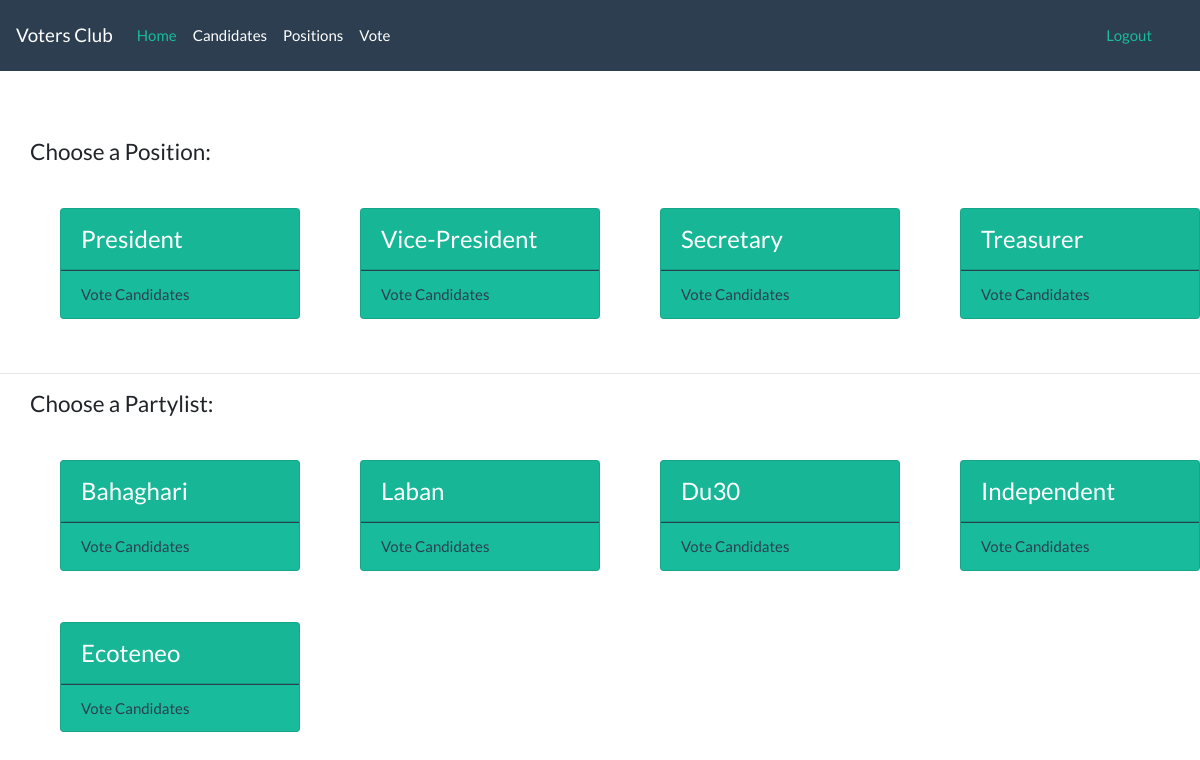
The app's page /votes/vote/ (signed in), older data.
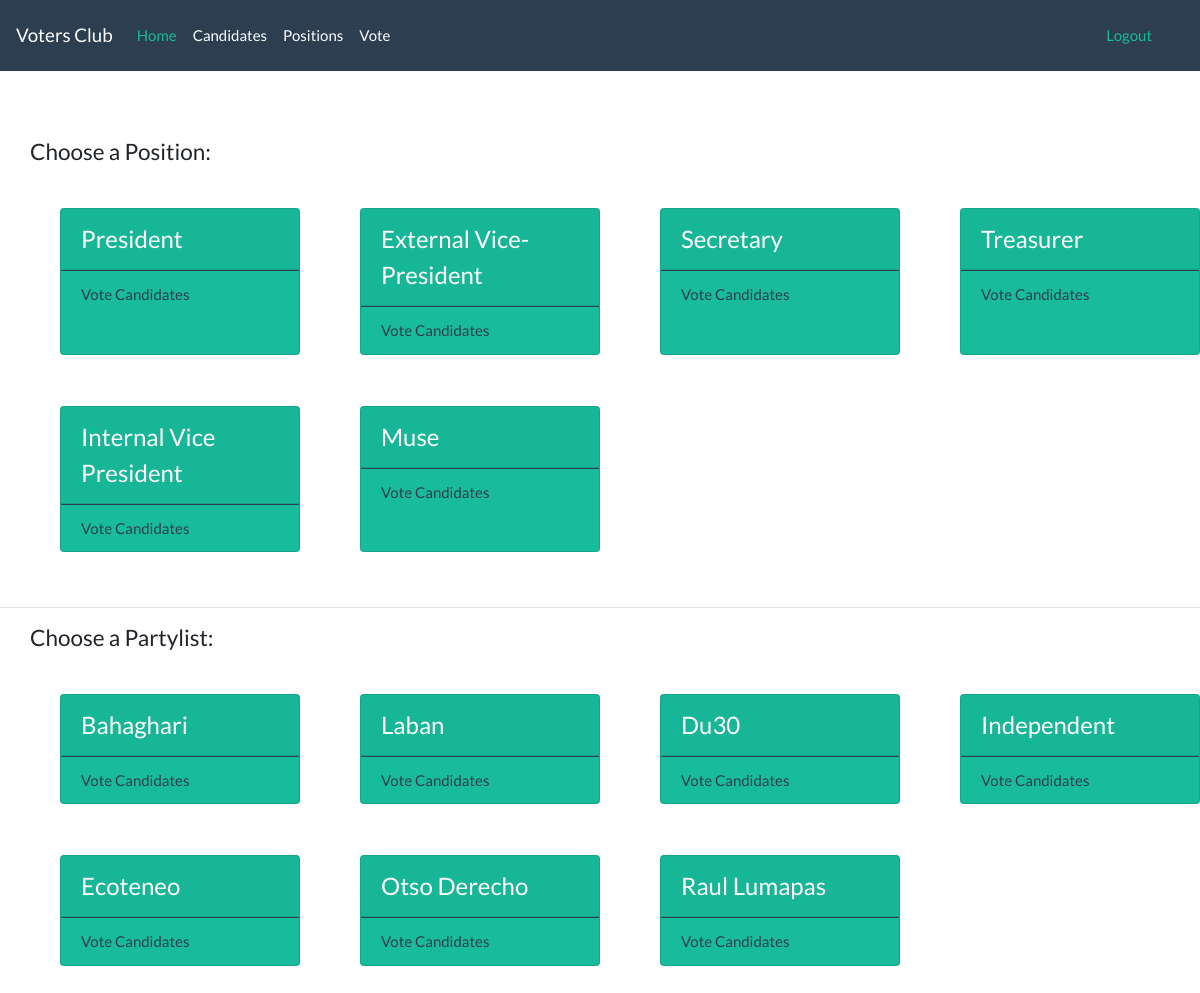
The same page, newer data.
### votes/models.py (models this page shows, shortened)
class Position(models.Model):
    name = models.CharField(max_length=50)
    description = models.TextField()

class Partylist(models.Model):
    name = models.CharField(max_length=50)
    description = models.TextField()

### votes/views.py (the view)
# urls.py: path('vote/', views.vote_view, name='vote_page'),
@login_required
def vote_view(request):
    context = {}
    positions = Position.objects.all()
    partylists = Partylist.objects.all()
    context['positions'] = positions
    context['partylists'] = partylists
    return render(request, 'vote_page.html', context)

### votes/templates/vote_page.html (shortened to what this page needs)
{% extends 'base.html' %}
{% block body %}
<nav class="navbar navbar-expand-lg navbar-dark bg-primary">
          <a class="navbar-brand" href="#">Voters Club</a>
          <div class="collapse navbar-collapse" id="navbarColor01">
            <ul class="navbar-nav mr-auto">
              <li class="nav-item active">
                <a class="nav-link" href="{% url 'votes:partylist_list' %}">Home <span class="sr-only">(current)</span></a>
              </li>
              <li class="nav-item">
                <a class="nav-link" href="{% url 'votes:candidates_list' %}">Candidates</a>
              </li>
              <li class="nav-item">
                <a class="nav-link" href="{% url 'votes:detail_position' %}">Positions</a>
              </li>
              <li class="nav-item">
                <a class="nav-link" href="{% url 'votes:vote_page' %}">Vote</a>
              </li>
            </ul>
            <form class="form-inline my-2 my-lg-0">
              <a class="nav-link" href="{% url 'votes:logout' %}">Logout</a>
            </form>
          </div>
        </nav>
        {% if request.user.is_authenticated %}
        <br><br><br>
        <h4 style="margin-left:30px;"> Choose a Position: </h4>
        <div class="row" style="float:none; margin:0; ">
                {% for position in positions %}
                  <div class="card text-white bg-success mb-3" style="width: 20%; margin-left:60px; margin-top: 35px">
                  <div class="card-header" style="font-size: x-large;">{{ position.name }}</div>
                  <div class="card-footer bg-transparent border-primary">
                      <a class="text-primary" href="{% url 'votes:vote_candidates_pos' position.id %}">Vote Candidates</a>
                  </div>
                </div>
            {% endfor %}
        </div>
      <br>
      <hr>
      <h4 style="margin-left:30px;"> Choose a Partylist: </h4>
        <div class="row" style="float:none; margin:0; ">
                {% for partylist in partylists %}
                  <div class="card text-white bg-success mb-3" style="width: 20%; margin-left:60px; margin-top: 35px">
                  <div class="card-header" style="font-size: x-large;">{{ partylist.name }}</div>
                  <div class="card-footer bg-transparent border-primary">
                      <a class="text-primary" href="{% url 'votes:detail_partylist' partylist.id %}">Vote Candidates</a>
                  </div>
                </div>
            {% endfor %}
        </div>
      <br><br><br>
    {% endif %}
{% endblock %}

Row changes from the older to the newer data that the page shows:
changed Position: name "Vice-President" → "External Vice-President"
added Position: name "Internal Vice President"
added Position: name "Muse"
added Partylist: name "Otso Derecho"
added Partylist: name "Raul Lumapas"
